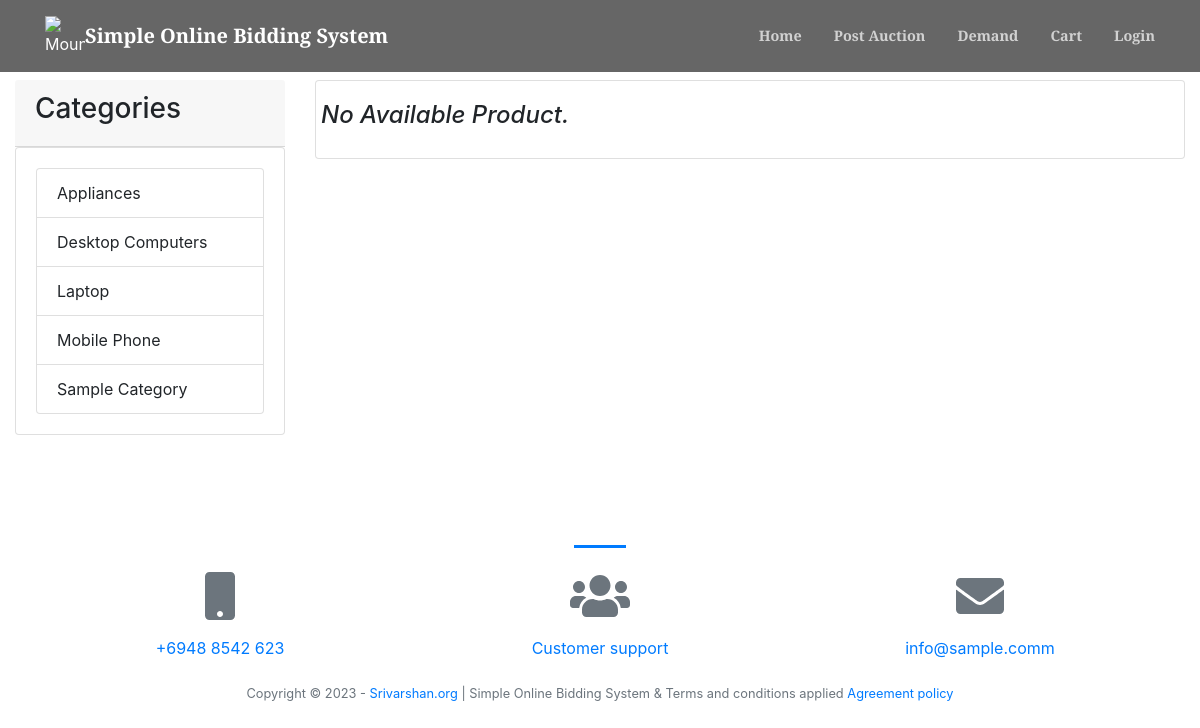
Before: / with the older database file.
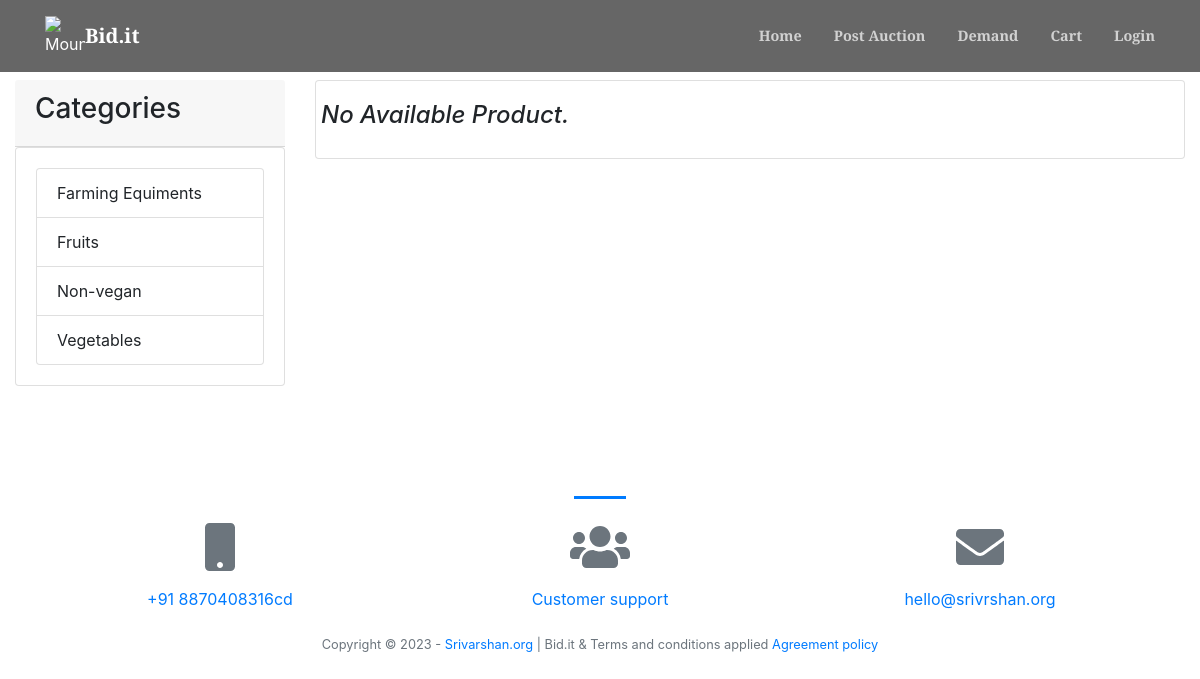
After: the same page with the newer database file.
### tables this page shows
CREATE TABLE `categories` (
  `id` int(30) NOT NULL,
  `name` varchar(200) NOT NULL
);

### home.php (the view, shortened to what this page needs)
<?php
include 'admin/db_connect.php';
?>
<?php
$cid = isset($_GET['category_id']) ? $_GET['category_id'] : 0;
?>
<div class="contain-fluid">
    <div class="col-lg-12">
        <div class="row">
            <div class="col-md-3">
            <div class="card-header"><b><h3>Categories</h3></b></div>
                <div class="card">
                    <div class="card-body">
                        <ul class='list-group' id='cat-list'>
                            <?php
                                $stmt = $conn->prepare("SELECT * FROM categories ORDER BY name ASC");
                                $stmt->execute();
                                $result = $stmt->get_result();
                                while($row = $result->fetch_assoc()):
                             ?>
                            <li class='list-group-item' data-id='<?php echo $row['id'] ?>' data-href="index.php?page=home&category_id=<?php echo $row['id'] ?>"><?php echo ucwords($row['name']) ?></li>
                            <?php endwhile; ?>
                        </ul>
                    </div>
                </div>
            </div>
            <div class="col-md-9">
                <div class="card">
                    <div class="card-body">
                        <div class="row">
                            <?php
                                $where = "";
                                $stmt = $conn->prepare("SELECT * FROM products WHERE unix_timestamp(bid_end_datetime) >= ? $where ORDER BY name ASC");
                                $current_time = strtotime(date("Y-m-d H:i"));
                                if($cid > 0) {
                                    $stmt->bind_param("ii", $current_time, $cid);
                                } else {
                                    $stmt->bind_param("i", $current_time);
                                }
                                $stmt->execute();
                                $result = $stmt->get_result();
                                if($result->num_rows <= 0){
                                    echo "<center><h4><i>No Available Product.</i></h4></center>";
                                }
                             ?>
                            </div>
                    </div>
                </div>
            </div>
        </div>
    </div>
</div>

### index.php (shortened to what this page needs)
<!DOCTYPE html>
<html lang="en">
    <?php
    include('header.php');
    ?>
    <body id="page-top">
        <nav class="navbar navbar-expand-lg navbar-light fixed-top py-3" id="mainNav">
            <div class="container">
            <img src="https://img.icons8.com/?size=512&id=ME2aFAiY2j6h&format=png" width="40px"  alt="Mountains">
                <a class="navbar-brand js-scroll-trigger" href="./"><?php echo $_SESSION['system']['name'] ?></a>
                <div class="collapse navbar-collapse" id="navbarResponsive">
                    <ul class="navbar-nav ml-auto my-2 my-lg-0">
                        <li class="nav-item"><a class="nav-link js-scroll-trigger" href="index.php?page=home">Home</a></li>
                        <li class="nav-item"><a class="nav-link js-scroll-trigger" href="auction_log.php">Post Auction</a></li>
                        <li class="nav-item"><a class="nav-link js-scroll-trigger" href="index.php?page=market">Demand</a></li>
                        <li class="nav-item"><a class="nav-link js-scroll-trigger" href="index.php?page=cart">Cart</a></li>
                        <?php if(isset($_SESSION['login_id'])): ?>
                        <li class="nav-item"><a class="nav-link js-scroll-trigger" href="admin/ajax.php?action=logout2"><?php echo "Welcome ".$_SESSION['login_name'] ?> <i class="fa fa-power-off"></i></a></li>
                      <?php else: ?>
                        <li class="nav-item"><a class="nav-link js-scroll-trigger" href="javascript:void(0)" id="login_now">Login</a></li>
                      <?php endif; ?>
                    </ul>
                </div>
            </div>
        </nav>
  <main id="main-field">
        <?php
        $page = isset($_GET['page']) ? $_GET['page'] : 'home';
        include $page.'.php';
        ?>
</main>
  <footer class=" py-5">
            <div class="container">
                <div class="row justify-content-center">
                    <div class="col-lg-8 text-center">
                        <h2 class="mt-0 text-white">Contact us</h2>
                        <hr class="divider my-4" />
                    </div>
                </div>
                <div class="row">
                    <div class="col-lg-4 ml-auto text-center mb-5 mb-lg-0">
                        <i class="fas fa-mobile fa-3x mb-3 text-muted"></i>
                        <a class="d-block" href="call:<?php echo $_SESSION['system']['contact'] ?>"><?php echo $_SESSION['system']['contact'] ?></a>
                    </div>
                    <div class="col-lg-4 ml-auto text-center mb-5 mb-lg-0">
                        <i class="fas fa-users fa-3x mb-3 text-muted"></i>
                        <a class="d-block" href="call:<?php echo $_SESSION['system']['contact'] ?>"><?php echo "Customer support" ?></a>
                    </div>
                    <div class="col-lg-4 mr-auto text-center">
                        <i class="fas fa-envelope fa-3x mb-3 text-muted"></i>
                        <a class="d-block" href="mailto:<?php echo $_SESSION['system']['email'] ?>"><?php echo $_SESSION['system']['email'] ?></a>
                    </div>
                </div>
            </div>
            <br>
            <div class="container"><div class="small text-center text-muted">Copyright © 2023 - <a href="https://srivarshan.org/">Srivarshan.org</a> | <?php echo $_SESSION['system']['name'] ?> & Terms and conditions applied <a href="index.php?page=about">Agreement policy</a> </div></div>
        </footer>
    </body>
</html>

### header.php (shortened to what this page needs)
<link href="admin/assets/css/jquery.datetimepicker.min.css" rel="stylesheet">
<link href="https://cdnjs.cloudflare.com/ajax/libs/magnific-popup.js/1.1.0/magnific-popup.min.css" rel="stylesheet" />
<link href="admin/assets/vendor/bootstrap-datepicker/css/bootstrap-datepicker.css" rel="stylesheet" />
<link href="css/styles.css" rel="stylesheet" />
<link type="text/css" rel="stylesheet" href="admin/assets/css/jquery-te-1.4.0.css">
 <link href="admin/assets/css/select2.min.css" rel="stylesheet">

### index.php (style rules this page uses)
#main-field { margin-top: 5rem!important; }

### home.php (style rules this page uses)
#cat-list li { cursor: pointer; }

Changed rows visible on the page:
removed categories: name "Mobile Phone"
changed categories: name "Sample Category" → "Farming Equiments"; moves up the list
changed categories: name "Appliances" → "Fruits"
changed categories: name "Desktop Computers" → "Non-vegan"
changed categories: name "Laptop" → "Vegetables"
Other visible differences:
$_SESSION['system']['name']: "Simple Online Bidding System" → "Bid.it"
$_SESSION['system']['contact']: "+6948 8542 623" → "+91 8870408316cd"
$_SESSION['system']['email']: "info@sample.comm" → "hello@srivrshan.org"
